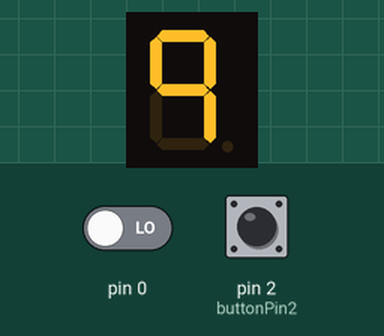
This sketch was run on a simulated Arduino Uno, built with avr-gcc and run on an emulated ATmega328P. Shown: 1-digit seven-segment display. Wiring (inferred from the names in the program): 1-digit 7-segment display, segments lit when HIGH: segments pin 10, pin 9, pin 8, pin 13, pin 12, pin 11, pin 7. The test bench sets the inputs (shaded band); at power-on: pin 2 (buttonPin2) HIGH, pin 0 LOW. The segment pins are drawn as the display they are named for.

Above: at 1.2 s.
1.3 s: pin 2 (buttonPin2) pulled LOW for 0.15 s
Timing chart, 0 to 4.3 s (numbered marks = the images above; inputs shaded):
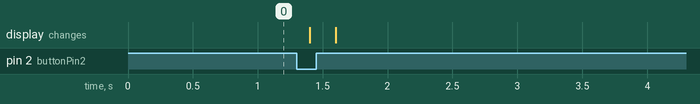

The sketch:

003_Display_7Segments.ino
```cpp
/**********************************************************************************
**                                                                               **
**                            Display de 7 segments                              **
**                                                                               **
**                                                                               **
**********************************************************************************/

//********** Includes *************************************************************

//********** Variables ************************************************************
const int ledg = 7;          // donar nom al pin 7 de l’Arduino
const int ledc = 8;          // donar nom al pin 8 de l’Arduino
const int ledb = 9;          // donar nom al pin 9 de l’Arduino
const int leda = 10;         // donar nom al pin 10 de l’Arduino
const int ledf = 11;         // donar nom al pin 11 de l’Arduino
const int lede = 12;         // donar nom al pin 12 de l’Arduino
const int ledd = 13;         // donar nom al pin 13 de l’Arduino
int comptador = 0;
const int buttonPin2 = 2;     // donar nom al pin 2 de l’Arduino
int buttonState2 = 0;

//********** Setup ****************************************************************
void setup()
{
  pinMode(leda, OUTPUT);
  pinMode(ledb, OUTPUT);
  pinMode(ledc, OUTPUT);
  pinMode(ledd, OUTPUT);
  pinMode(lede, OUTPUT);
  pinMode(ledf, OUTPUT);
  pinMode(ledg, OUTPUT);
  pinMode(buttonPin2, INPUT); // definir el pin 2 com una entrada
}

//********** Loop *****************************************************************
void loop()
{
  buttonState2 = digitalRead(buttonPin2);
  if (digitalRead(buttonPin2==1)){
    comptador++;
  }

  if(comptador==0){
  digitalWrite(leda, HIGH);    //0
  digitalWrite(ledb, HIGH);
  digitalWrite(ledc, HIGH);
  digitalWrite(ledd, HIGH);
  digitalWrite(lede, HIGH);
  digitalWrite(ledf, HIGH);
  digitalWrite(ledg, LOW);
  comptador++;
  }
  if (comptador==1){
  digitalWrite(ledd, LOW);     //1
  digitalWrite(ledb, HIGH);
  digitalWrite(leda, LOW);
  digitalWrite(ledc, HIGH);
  digitalWrite(ledf, LOW);
  digitalWrite(lede, LOW);
  comptador++;
  }
  if (comptador==2){
  digitalWrite(leda, HIGH);     //2
  digitalWrite(ledb, HIGH);
  digitalWrite(ledg, HIGH);
  digitalWrite(lede, HIGH);
  digitalWrite(ledd, HIGH);
  digitalWrite(ledc, LOW);
  comptador++;
  }
  if(comptador==3){
  digitalWrite(leda, HIGH);     //3
  digitalWrite(ledd, HIGH);
  digitalWrite(ledc, HIGH);
  digitalWrite(ledb, HIGH);
  digitalWrite(ledg, HIGH);
  digitalWrite(lede, LOW);
  digitalWrite(ledf, LOW);
  comptador++;
  }
  if(comptador==4){
  digitalWrite(leda, LOW);     //4
  digitalWrite(ledb, HIGH);
  digitalWrite(ledc, HIGH);
  digitalWrite(ledd, LOW);
  digitalWrite(lede, LOW);
  digitalWrite(ledf, HIGH);
  digitalWrite(ledg, HIGH);
  comptador++;
  }
  if(comptador==5){
  digitalWrite(ledf, HIGH);     //5
  digitalWrite(lede, LOW);
  digitalWrite(leda, HIGH);
  digitalWrite(ledg, HIGH);
  digitalWrite(ledd, HIGH);
  digitalWrite(ledb, LOW);
  digitalWrite(ledc, HIGH);
  comptador++;
  }
  if(comptador==6){
  digitalWrite(ledf, HIGH);     //6
  digitalWrite(lede, HIGH);
  digitalWrite(leda, LOW);
  digitalWrite(ledg, HIGH);
  digitalWrite(ledd, HIGH);
  digitalWrite(ledb, LOW);
  digitalWrite(ledc, HIGH);
  comptador++;
  }
  if (comptador==7){
  digitalWrite(ledf, LOW);     //7
  digitalWrite(lede, LOW);
  digitalWrite(leda, HIGH);
  digitalWrite(ledg, LOW);
  digitalWrite(ledd, LOW);
  digitalWrite(ledb, HIGH);
  digitalWrite(ledc, HIGH);
  comptador++;
  }
  if(comptador==8){
  digitalWrite(ledf, HIGH);     //8
  digitalWrite(lede, HIGH);
  digitalWrite(leda, HIGH);
  digitalWrite(ledg, HIGH);
  digitalWrite(ledd, HIGH);
  digitalWrite(ledb, HIGH);
  digitalWrite(ledc, HIGH);
  comptador++;
  }
  if(comptador==9){
  digitalWrite(ledf, HIGH);     //9
  digitalWrite(lede, LOW);
  digitalWrite(leda, HIGH);
  digitalWrite(ledg, HIGH);
  digitalWrite(ledd, LOW);
  digitalWrite(ledb, HIGH);
  digitalWrite(ledc, HIGH);
  comptador=0;
  }
  if (digitalRead(buttonPin2) == 0){
  digitalWrite(ledf, LOW);     //X
  digitalWrite(lede, LOW);
  digitalWrite(leda, LOW);
  digitalWrite(ledg, LOW);
  digitalWrite(ledd, LOW);
  digitalWrite(ledb, LOW);
  digitalWrite(ledc, LOW);
  }
  delay (200);
}

//********** Funcions *************************************************************
```
